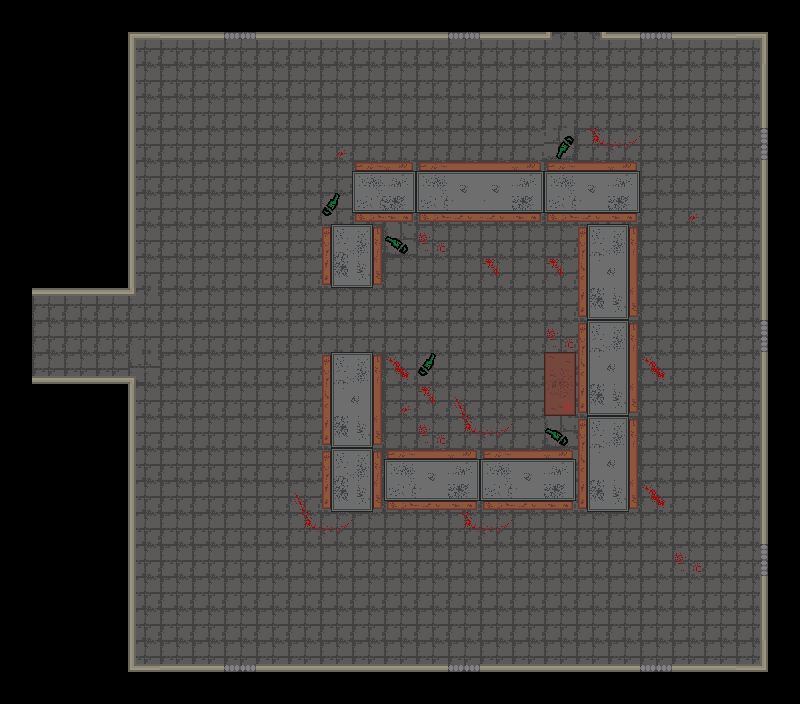

Tiled map render using the project's own tile images. Description and the whole map definition, tile-layer contents included, below:
An orthogonal 25x22 tile map with 32x32 px tiles, 1 tile layer (Tile Layer 1).

<map version="1.2" tiledversion="1.2.2" orientation="orthogonal" renderorder="left-up" width="25" height="22" tilewidth="32" tileheight="32" infinite="0" nextlayerid="2" nextobjectid="1">
 <tileset firstgid="1" source="FullSpriteSheet.tsx" />
 <layer id="1" name="Tile Layer 1" width="25" height="22">
  <data encoding="csv">
104,104,104,104,104,104,104,104,104,104,104,104,104,104,104,104,104,104,104,104,104,104,104,104,104,
104,104,104,104,33,2,2,165,2,2,2,2,2,2,165,2,2,70,71,2,165,2,2,4,104,
104,104,104,104,99,34,34,34,34,34,34,34,34,34,34,34,34,34,34,34,34,34,34,36,104,
104,104,104,104,99,34,34,34,34,34,34,34,34,34,34,34,34,34,34,34,34,34,34,36,104,
104,104,104,104,99,34,34,34,34,34,105,34,34,34,34,34,34,3221225546,139,140,34,34,34,164,104,
104,104,104,104,99,34,34,34,34,34,34,9,11,9,10,10,11,9,10,11,34,34,34,36,104,
104,104,104,104,99,34,34,34,34,34,74,41,43,41,42,42,43,41,42,43,34,105,34,36,104,
104,104,104,104,99,34,34,34,34,34,2684354601,2684354569,1610612810,138,34,34,34,34,2684354601,2684354569,34,34,34,36,104,
104,104,104,104,99,34,34,34,34,34,2684354603,2684354571,34,34,34,106,34,106,2684354602,2684354570,34,34,34,36,104,
104,2,2,2,70,34,34,34,34,34,34,34,34,34,34,34,34,34,2684354603,2684354571,34,34,34,36,104,
104,34,34,34,34,34,34,34,34,34,34,34,34,34,34,34,34,138,2684354601,2684354569,34,34,34,164,104,
104,98,98,98,102,34,34,34,34,34,2684354601,2684354569,73,74,75,34,34,131,2684354602,2684354570,73,34,34,36,104,
104,104,104,104,99,34,34,34,34,34,2684354602,2684354570,105,106,107,34,34,163,2684354603,2684354571,34,34,34,36,104,
104,104,104,104,99,34,34,34,34,34,2684354603,2684354571,137,138,139,140,34,1610612810,2684354601,2684354569,34,34,34,36,104,
104,104,104,104,99,34,34,34,34,34,2684354601,2684354569,9,10,11,9,10,11,2684354602,2684354570,34,34,34,36,104,
104,104,104,104,99,34,34,34,34,107,2684354603,2684354571,41,42,43,41,42,43,2684354603,2684354571,73,34,34,36,104,
104,104,104,104,99,34,34,34,34,139,140,34,34,34,139,140,34,34,34,34,34,34,34,36,104,
104,104,104,104,99,34,34,34,34,34,34,34,34,34,34,34,34,34,34,34,34,138,34,164,104,
104,104,104,104,99,34,34,34,34,34,34,34,34,34,34,34,34,34,34,34,34,34,34,36,104,
104,104,104,104,99,34,34,34,34,34,34,34,34,34,34,34,34,34,34,34,34,34,34,36,104,
104,104,104,104,97,98,98,197,98,98,98,98,98,98,197,98,98,98,98,98,197,98,98,68,104,
104,104,104,104,104,104,104,104,104,104,104,104,104,104,104,104,104,104,104,104,104,104,104,104,104
</data>
 </layer>
</map>
